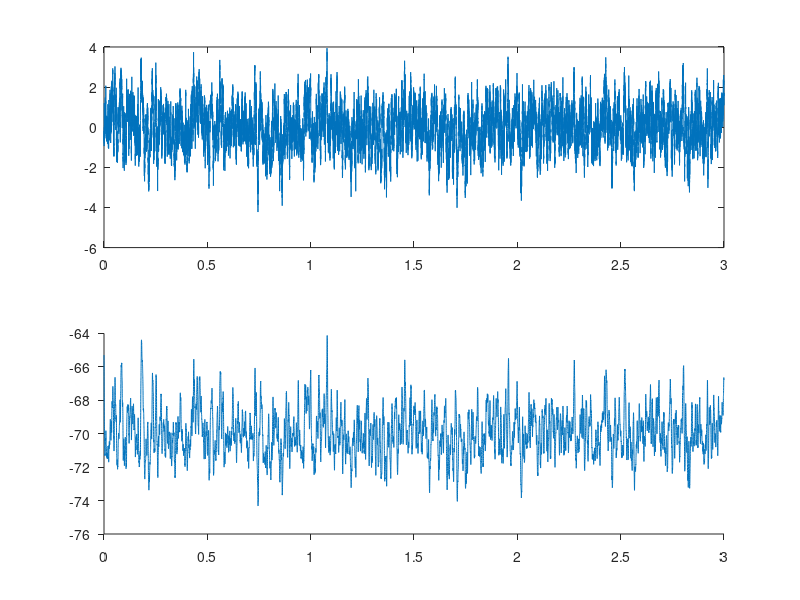

Source code (MATLAB):
%==========================================================================
% correlated_noise.m
% Author: Akira Nagamori
% Last update: 8/27/19
% Descriptions:
%   Equations obtained from Destexhe et al. (2001)
%==========================================================================

close all
clear all
clc

%%
Fs = 10000;
time = 0:1/Fs:3;
noise_amp = 4000;
n_elem = 2000;
I_e = zeros(n_elem,1);
I_i = zeros(n_elem,1);
tau_e = 0.0027;
tau_i = 0.0105;

V = -65;

I_syn_vec = zeros(1,length(time));

sine = 0.003*sin(2*pi*1*time);

x_e = normrnd(0,1,[n_elem,length(time)]);
x_i = normrnd(0,1,[n_elem,length(time)]);

%% Izhikevich model
amp_vec = 10;
I_input = [zeros(1,1*Fs) amp_vec*[0:1/Fs:1] amp_vec*ones(1,length(time)-1*Fs-length(amp_vec*[0:1/Fs:1]))];
   
% I_input = zeros(1,length(time)); % applied current (microA/cm^2)
% I_input(0.5*Fs:end) = amp_vec;

parameter.a = 0.02; %; %0.02 %the time scale of the recovery variable. Smaller values result in slower recovery. %0.005 for 2.4573 Hz 
parameter.b = 0.2; %0.2 %the sensitivity of the recovery variableu to the subthreshold fluctuations of the membrane potential v. 
%Greater values couple v and u more strongly resulting in possible subthreshold oscillations and low-threshold spiking dynamics
parameter.c = -65; % -65 %the after-spike reset value of the membrane potential v caused by the fast high-threshold K+ conductances
parameter.d = 6; %8 %after-spike reset of the recovery variable u caused by slowhigh-threshold Na+ andK+ conductances
parameter.v = -65; %-65

parameter.alpha = 0.04;
parameter.beta = 5;
parameter.gamma = 140;

a = 0.02;
b = 0.2; %[0.2*ones(Ne,1); 0.25-0.05*ri];
c = -65; %[-65+15*re.^2; -65*ones(Ni,1)];
d = 6; %8; %[8-6*re.^2; 2*ones(Ni,1)];

alpha = 0.04;
beta = 5;
gamma = 140;

v = -65; %*ones(Ne+Ni,1); % Initial values of v
u = b.*v; % Initial values of u

binary = zeros(1,length(time));
v_vec = zeros(1,length(time));

%%
for t = 1:length(time)
    I_syn = sum(I_e); % + sum(I_i); %*(V-E_e) + g_i*(V-E_i);
    
    if v >= 30
        binary(t) = 1;
        v = c;
        u = u +d;
    end
    
    v_dot = (alpha*v.^2+beta*v+gamma-u+I_syn);
    v = v_dot*1000/Fs + v;
    
    u_dot = a.*(b.*v-u);
    u = u_dot*1000/Fs + u;
    
    v_vec(t) = v;
    
    dI_e = -1/tau_e*I_e + sqrt(noise_amp)*x_e(:,t);
    I_e = dI_e/Fs + I_e;
    
    dI_i = -1/tau_i*I_i + sqrt(noise_amp)*x_i(:,t);
    I_i = dI_i/Fs + I_i;
        
    I_syn_vec(t) = I_syn;
end

figure(1)
ax1 =  subplot(2,1,1);
plot(time,I_syn_vec)
ax2 = subplot(2,1,2);
plot(time,v_vec)
linkaxes([ax1,ax2],'x')
set(gca,'TickDir','out');
set(gca,'box','off')
ax = gca;
